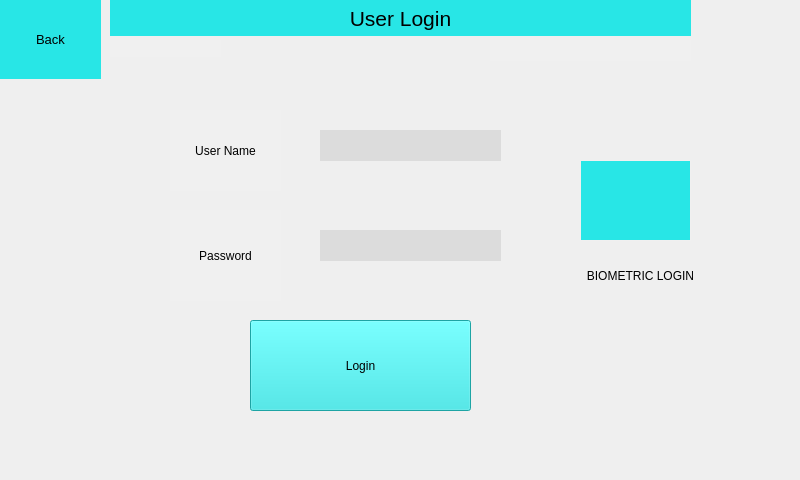
<?xml version="1.0" encoding="UTF-8"?>
<ui version="4.0">
 <class>Login</class>
 <widget class="QWidget" name="Login">
  <property name="geometry">
   <rect>
    <x>0</x>
    <y>0</y>
    <width>800</width>
    <height>480</height>
   </rect>
  </property>
  <property name="windowTitle">
   <string>Form</string>
  </property>
  <widget class="QStackedWidget" name="stackedWidget">
   <property name="geometry">
    <rect>
     <x>0</x>
     <y>0</y>
     <width>800</width>
     <height>480</height>
    </rect>
   </property>
   <property name="currentIndex">
    <number>0</number>
   </property>
   <widget class="QWidget" name="LoginPage">
    <widget class="QLabel" name="label_noUserLogin_loginPage_2">
     <property name="geometry">
      <rect>
       <x>110</x>
       <y>40</y>
       <width>111</width>
       <height>17</height>
      </rect>
     </property>
     <property name="styleSheet">
      <string notr="true">font: 11pt &quot;Ubuntu&quot;;
background-color: rgb(240, 240, 240);</string>
     </property>
     <property name="text">
      <string/>
     </property>
    </widget>
    <widget class="QLabel" name="label_dateTime_loginPage_2">
     <property name="geometry">
      <rect>
       <x>490</x>
       <y>40</y>
       <width>201</width>
       <height>21</height>
      </rect>
     </property>
     <property name="font">
      <font>
       <family>Ubuntu</family>
       <pointsize>12</pointsize>
       <weight>50</weight>
       <italic>false</italic>
       <bold>false</bold>
      </font>
     </property>
     <property name="styleSheet">
      <string notr="true">background-color: rgb(240, 240, 240);
font: 12pt &quot;Ubuntu&quot;;</string>
     </property>
     <property name="text">
      <string/>
     </property>
     <property name="alignment">
      <set>Qt::AlignCenter</set>
     </property>
    </widget>
    <widget class="QLabel" name="label_userLogin_loginPage_2">
     <property name="geometry">
      <rect>
       <x>110</x>
       <y>0</y>
       <width>581</width>
       <height>36</height>
      </rect>
     </property>
     <property name="font">
      <font>
       <family>Ubuntu</family>
       <pointsize>16</pointsize>
       <weight>7</weight>
       <italic>false</italic>
       <bold>false</bold>
      </font>
     </property>
     <property name="styleSheet">
      <string notr="true">background-color: rgb(40, 230, 230);
font: 57 16pt &quot;Ubuntu&quot;;</string>
     </property>
     <property name="text">
      <string>User Login</string>
     </property>
     <property name="alignment">
      <set>Qt::AlignCenter</set>
     </property>
    </widget>
    <widget class="QLabel" name="label_bioMetricLogin_loginPage_2">
     <property name="geometry">
      <rect>
       <x>550</x>
       <y>260</y>
       <width>181</width>
       <height>31</height>
      </rect>
     </property>
     <property name="styleSheet">
      <string notr="true"/>
     </property>
     <property name="text">
      <string>BIOMETRIC LOGIN</string>
     </property>
     <property name="alignment">
      <set>Qt::AlignCenter</set>
     </property>
    </widget>
    <widget class="QToolButton" name="toolButton_loginPassword_loginPage_2">
     <property name="geometry">
      <rect>
       <x>170</x>
       <y>210</y>
       <width>111</width>
       <height>91</height>
      </rect>
     </property>
     <property name="styleSheet">
      <string notr="true">border:1px solid #000000;
background-color: rgb(240, 240, 240);
border-color: rgb(240, 240, 240);
</string>
     </property>
     <property name="text">
      <string>Password</string>
     </property>
     <property name="icon">
      <iconset resource="../../../Desktop/NEW EKF24/EKF04/EKF04/ekf04.qrc">
       <normaloff>:/ekf04_Teal_Icons/icons/Teal_backgrund/Password_active2.bmp</normaloff>:/ekf04_Teal_Icons/icons/Teal_backgrund/Password_active2.bmp</iconset>
     </property>
     <property name="iconSize">
      <size>
       <width>60</width>
       <height>60</height>
      </size>
     </property>
     <property name="toolButtonStyle">
      <enum>Qt::ToolButtonTextUnderIcon</enum>
     </property>
    </widget>
    <widget class="QLabel" name="label_loginUserName_loginPage_2">
     <property name="geometry">
      <rect>
       <x>320</x>
       <y>130</y>
       <width>181</width>
       <height>31</height>
      </rect>
     </property>
     <property name="styleSheet">
      <string notr="true">background-color: rgb(220, 220, 220);</string>
     </property>
     <property name="text">
      <string/>
     </property>
    </widget>
    <widget class="QLabel" name="label_loginPassword_loginPage_2">
     <property name="geometry">
      <rect>
       <x>320</x>
       <y>230</y>
       <width>181</width>
       <height>31</height>
      </rect>
     </property>
     <property name="styleSheet">
      <string notr="true">background-color: rgb(220, 220, 220);</string>
     </property>
     <property name="text">
      <string/>
     </property>
    </widget>
    <widget class="QToolButton" name="toolButton_biometricLogin_loginPage_2">
     <property name="geometry">
      <rect>
       <x>580</x>
       <y>160</y>
       <width>111</width>
       <height>81</height>
      </rect>
     </property>
     <property name="styleSheet">
      <string notr="true">border:1px solid #000000;
background-color: rgb(40, 230, 230);
border-color: rgb(240, 240, 240);
</string>
     </property>
     <property name="text">
      <string/>
     </property>
     <property name="icon">
      <iconset resource="../../../Desktop/NEW EKF24/EKF04/EKF04/ekf04.qrc">
       <normaloff>:/ekf04_Teal_Icons/icons/Teal_backgrund/only hand.bmp</normaloff>:/ekf04_Teal_Icons/icons/Teal_backgrund/only hand.bmp</iconset>
     </property>
     <property name="iconSize">
      <size>
       <width>60</width>
       <height>60</height>
      </size>
     </property>
     <property name="toolButtonStyle">
      <enum>Qt::ToolButtonTextUnderIcon</enum>
     </property>
    </widget>
    <widget class="QToolButton" name="toolButton_loginUserName_loginPage_2">
     <property name="geometry">
      <rect>
       <x>170</x>
       <y>110</y>
       <width>111</width>
       <height>81</height>
      </rect>
     </property>
     <property name="styleSheet">
      <string notr="true">border:1px solid #000000;
background-color: rgb(240, 240, 240);
border-color: rgb(240, 240, 240);
</string>
     </property>
     <property name="text">
      <string>User Name</string>
     </property>
     <property name="icon">
      <iconset resource="../../../Desktop/NEW EKF24/EKF04/EKF04/ekf04.qrc">
       <normaloff>:/ekf04_Teal_Icons/icons/Teal_backgrund/User_active.bmp</normaloff>:/ekf04_Teal_Icons/icons/Teal_backgrund/User_active.bmp</iconset>
     </property>
     <property name="iconSize">
      <size>
       <width>60</width>
       <height>60</height>
      </size>
     </property>
     <property name="toolButtonStyle">
      <enum>Qt::ToolButtonTextUnderIcon</enum>
     </property>
    </widget>
    <widget class="QToolButton" name="toolButton_back_loginPage_2">
     <property name="geometry">
      <rect>
       <x>0</x>
       <y>0</y>
       <width>101</width>
       <height>79</height>
      </rect>
     </property>
     <property name="font">
      <font>
       <pointsize>10</pointsize>
      </font>
     </property>
     <property name="styleSheet">
      <string notr="true">border:1px solid #000000;
background-color: rgb(40, 230, 230);
border-color: rgb(40, 230, 230);</string>
     </property>
     <property name="text">
      <string>Back</string>
     </property>
     <property name="icon">
      <iconset resource="../../../Desktop/NEW EKF24/EKF04/EKF04/ekf04.qrc">
       <normaloff>:/ekf04_Teal_Icons/icons/Teal_backgrund/DASHBOARDTab_back_A.bmp</normaloff>:/ekf04_Teal_Icons/icons/Teal_backgrund/DASHBOARDTab_back_A.bmp</iconset>
     </property>
     <property name="iconSize">
      <size>
       <width>60</width>
       <height>60</height>
      </size>
     </property>
     <property name="toolButtonStyle">
      <enum>Qt::ToolButtonTextUnderIcon</enum>
     </property>
    </widget>
    <widget class="QToolButton" name="toolButton_loginMain_loginPage_2">
     <property name="geometry">
      <rect>
       <x>250</x>
       <y>320</y>
       <width>221</width>
       <height>91</height>
      </rect>
     </property>
     <property name="styleSheet">
      <string notr="true">background-color: rgb(40, 230, 230);</string>
     </property>
     <property name="text">
      <string>Login</string>
     </property>
     <property name="icon">
      <iconset resource="../../../Desktop/NEW EKF24/EKF04/EKF04/ekf04.qrc">
       <normaloff>:/ekf04_Teal_Icons/icons/Teal_backgrund/AutoLogINTime_Active.bmp</normaloff>:/ekf04_Teal_Icons/icons/Teal_backgrund/AutoLogINTime_Active.bmp</iconset>
     </property>
     <property name="iconSize">
      <size>
       <width>60</width>
       <height>60</height>
      </size>
     </property>
     <property name="toolButtonStyle">
      <enum>Qt::ToolButtonTextUnderIcon</enum>
     </property>
    </widget>
   </widget>
   <widget class="QWidget" name="page_2"/>
  </widget>
 </widget>
 <resources>
  <include location="../../../Desktop/NEW EKF24/EKF04/EKF04/ekf04.qrc"/>
 </resources>
 <connections/>
</ui>
